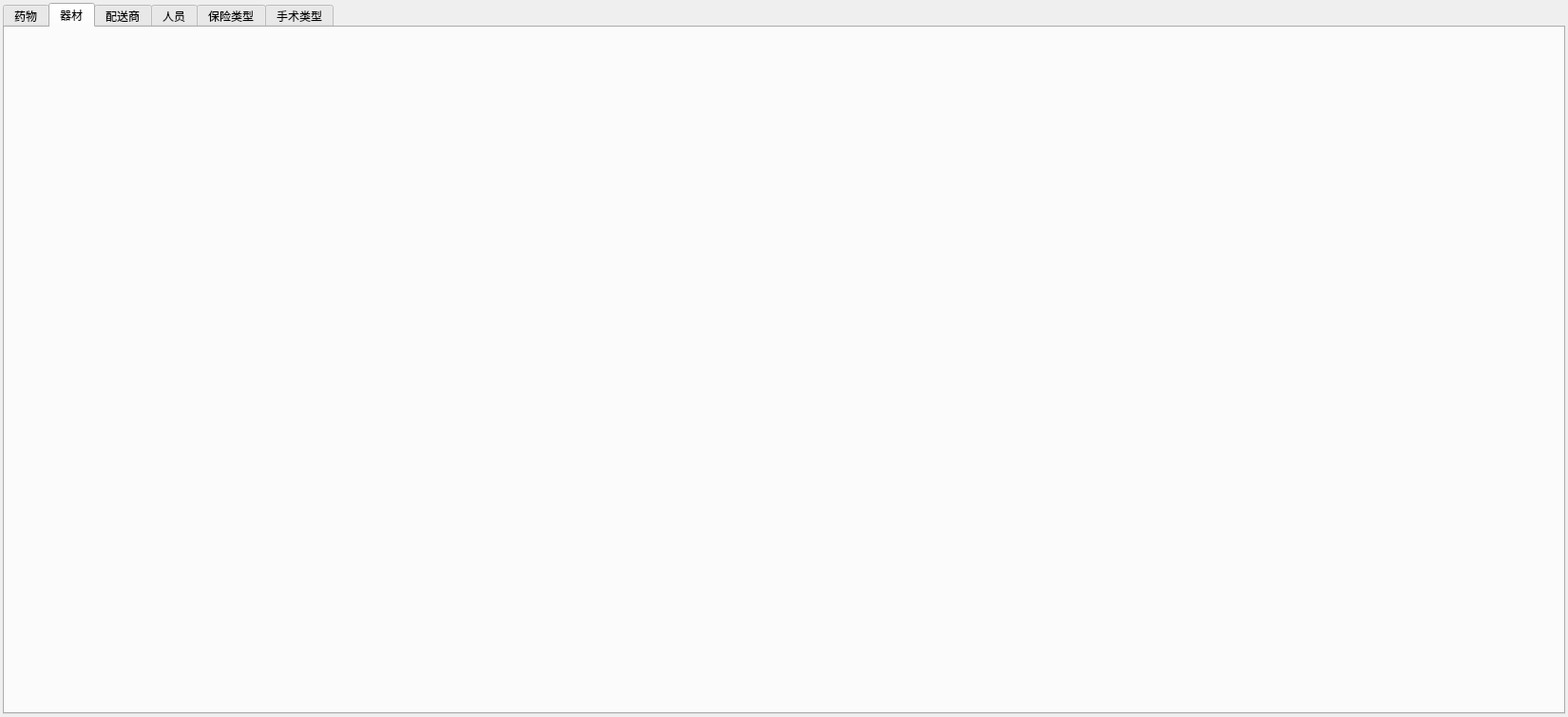
<?xml version="1.0" encoding="UTF-8"?>
<ui version="4.0">
 <class>CWidgetMedTool</class>
 <widget class="QWidget" name="CWidgetMedTool">
  <property name="geometry">
   <rect>
    <x>0</x>
    <y>0</y>
    <width>1650</width>
    <height>755</height>
   </rect>
  </property>
  <property name="sizePolicy">
   <sizepolicy hsizetype="MinimumExpanding" vsizetype="Preferred">
    <horstretch>0</horstretch>
    <verstretch>0</verstretch>
   </sizepolicy>
  </property>
  <property name="minimumSize">
   <size>
    <width>1650</width>
    <height>0</height>
   </size>
  </property>
  <property name="font">
   <font>
    <pointsize>9</pointsize>
   </font>
  </property>
  <property name="windowTitle">
   <string>报告系统管理</string>
  </property>
  <layout class="QVBoxLayout" name="verticalLayout">
   <property name="spacing">
    <number>3</number>
   </property>
   <property name="leftMargin">
    <number>3</number>
   </property>
   <property name="topMargin">
    <number>3</number>
   </property>
   <property name="rightMargin">
    <number>3</number>
   </property>
   <property name="bottomMargin">
    <number>3</number>
   </property>
   <item>
    <widget class="QTabWidget" name="tabWidget">
     <property name="font">
      <font>
       <pointsize>9</pointsize>
      </font>
     </property>
     <property name="currentIndex">
      <number>1</number>
     </property>
     <widget class="QWidget" name="m_tbMed">
      <property name="enabled">
       <bool>true</bool>
      </property>
      <attribute name="title">
       <string>药物</string>
      </attribute>
      <layout class="QVBoxLayout" name="verticalLayout_2"/>
     </widget>
     <widget class="QWidget" name="m_tbTool">
      <attribute name="title">
       <string>器材</string>
      </attribute>
      <layout class="QVBoxLayout" name="verticalLayout_3"/>
     </widget>
     <widget class="QWidget" name="m_tbDistributor">
      <attribute name="title">
       <string>配送商</string>
      </attribute>
      <layout class="QVBoxLayout" name="verticalLayout_4"/>
     </widget>
     <widget class="QWidget" name="m_tbStaff">
      <attribute name="title">
       <string>人员</string>
      </attribute>
      <layout class="QVBoxLayout" name="verticalLayout_9">
       <item>
        <layout class="QHBoxLayout" name="horizontalLayout_2">
         <property name="topMargin">
          <number>0</number>
         </property>
         <item>
          <widget class="QLabel" name="label_10">
           <property name="sizePolicy">
            <sizepolicy hsizetype="Fixed" vsizetype="Preferred">
             <horstretch>0</horstretch>
             <verstretch>0</verstretch>
            </sizepolicy>
           </property>
           <property name="text">
            <string>姓名:</string>
           </property>
          </widget>
         </item>
         <item>
          <widget class="QLineEdit" name="m_lineRYCX"/>
         </item>
         <item>
          <spacer name="horizontalSpacer_5">
           <property name="orientation">
            <enum>Qt::Horizontal</enum>
           </property>
           <property name="sizeType">
            <enum>QSizePolicy::Fixed</enum>
           </property>
           <property name="sizeHint" stdset="0">
            <size>
             <width>100</width>
             <height>20</height>
            </size>
           </property>
          </spacer>
         </item>
         <item>
          <widget class="QPushButton" name="m_btnRYCX">
           <property name="text">
            <string>查询</string>
           </property>
          </widget>
         </item>
        </layout>
       </item>
       <item>
        <widget class="Line" name="line">
         <property name="orientation">
          <enum>Qt::Horizontal</enum>
         </property>
        </widget>
       </item>
       <item>
        <layout class="QGridLayout" name="gridLayout_2">
         <property name="topMargin">
          <number>0</number>
         </property>
         <item row="0" column="1">
          <widget class="QLineEdit" name="m_lineRYMC"/>
         </item>
         <item row="1" column="1">
          <widget class="QLineEdit" name="m_lineRYDH"/>
         </item>
         <item row="0" column="4">
          <widget class="QLineEdit" name="m_lineRYZC"/>
         </item>
         <item row="0" column="3">
          <widget class="QLabel" name="label_11">
           <property name="sizePolicy">
            <sizepolicy hsizetype="Fixed" vsizetype="Preferred">
             <horstretch>0</horstretch>
             <verstretch>0</verstretch>
            </sizepolicy>
           </property>
           <property name="text">
            <string>职称:</string>
           </property>
          </widget>
         </item>
         <item row="1" column="6">
          <widget class="QLabel" name="label_12">
           <property name="sizePolicy">
            <sizepolicy hsizetype="Fixed" vsizetype="Preferred">
             <horstretch>0</horstretch>
             <verstretch>0</verstretch>
            </sizepolicy>
           </property>
           <property name="text">
            <string>年龄:</string>
           </property>
          </widget>
         </item>
         <item row="1" column="3">
          <widget class="QLabel" name="label_13">
           <property name="sizePolicy">
            <sizepolicy hsizetype="Fixed" vsizetype="Preferred">
             <horstretch>0</horstretch>
             <verstretch>0</verstretch>
            </sizepolicy>
           </property>
           <property name="text">
            <string>联系地址:</string>
           </property>
          </widget>
         </item>
         <item row="0" column="9">
          <layout class="QVBoxLayout" name="verticalLayout_7">
           <item>
            <widget class="QPushButton" name="m_btnRYTJ">
             <property name="text">
              <string>添加</string>
             </property>
            </widget>
           </item>
           <item>
            <widget class="QPushButton" name="m_btnRYGX">
             <property name="text">
              <string>更新</string>
             </property>
            </widget>
           </item>
          </layout>
         </item>
         <item row="0" column="8">
          <spacer name="horizontalSpacer_6">
           <property name="orientation">
            <enum>Qt::Horizontal</enum>
           </property>
           <property name="sizeType">
            <enum>QSizePolicy::Fixed</enum>
           </property>
           <property name="sizeHint" stdset="0">
            <size>
             <width>100</width>
             <height>20</height>
            </size>
           </property>
          </spacer>
         </item>
         <item row="0" column="0">
          <widget class="QLabel" name="label_3">
           <property name="sizePolicy">
            <sizepolicy hsizetype="Fixed" vsizetype="Preferred">
             <horstretch>0</horstretch>
             <verstretch>0</verstretch>
            </sizepolicy>
           </property>
           <property name="text">
            <string>姓名:</string>
           </property>
          </widget>
         </item>
         <item row="1" column="4">
          <widget class="QLineEdit" name="m_lineRYDZ"/>
         </item>
         <item row="0" column="5">
          <spacer name="horizontalSpacer_7">
           <property name="orientation">
            <enum>Qt::Horizontal</enum>
           </property>
           <property name="sizeType">
            <enum>QSizePolicy::Fixed</enum>
           </property>
           <property name="sizeHint" stdset="0">
            <size>
             <width>100</width>
             <height>20</height>
            </size>
           </property>
          </spacer>
         </item>
         <item row="0" column="6">
          <widget class="QLabel" name="label_14">
           <property name="sizePolicy">
            <sizepolicy hsizetype="Fixed" vsizetype="Preferred">
             <horstretch>0</horstretch>
             <verstretch>0</verstretch>
            </sizepolicy>
           </property>
           <property name="text">
            <string>性别:</string>
           </property>
          </widget>
         </item>
         <item row="0" column="2">
          <spacer name="horizontalSpacer_8">
           <property name="orientation">
            <enum>Qt::Horizontal</enum>
           </property>
           <property name="sizeType">
            <enum>QSizePolicy::Fixed</enum>
           </property>
           <property name="sizeHint" stdset="0">
            <size>
             <width>100</width>
             <height>20</height>
            </size>
           </property>
          </spacer>
         </item>
         <item row="1" column="0">
          <widget class="QLabel" name="label_4">
           <property name="sizePolicy">
            <sizepolicy hsizetype="Fixed" vsizetype="Preferred">
             <horstretch>0</horstretch>
             <verstretch>0</verstretch>
            </sizepolicy>
           </property>
           <property name="text">
            <string>联系电话:</string>
           </property>
          </widget>
         </item>
         <item row="1" column="9">
          <layout class="QVBoxLayout" name="verticalLayout_8">
           <item>
            <widget class="QPushButton" name="m_btnRYFW">
             <property name="text">
              <string>复位</string>
             </property>
            </widget>
           </item>
           <item>
            <widget class="QPushButton" name="m_btnRYSC">
             <property name="text">
              <string>删除</string>
             </property>
            </widget>
           </item>
          </layout>
         </item>
         <item row="0" column="7">
          <widget class="QComboBox" name="m_cmbRYXB">
           <property name="currentIndex">
            <number>0</number>
           </property>
           <item>
            <property name="text">
             <string>男</string>
            </property>
           </item>
           <item>
            <property name="text">
             <string>女</string>
            </property>
           </item>
          </widget>
         </item>
         <item row="1" column="7">
          <widget class="QSpinBox" name="m_spbRYNL"/>
         </item>
        </layout>
       </item>
       <item>
        <widget class="QTableWidget" name="m_tblwRYLB">
         <property name="toolTip">
          <string>双击编辑</string>
         </property>
         <column>
          <property name="text">
           <string>ID</string>
          </property>
         </column>
         <column>
          <property name="text">
           <string>姓名</string>
          </property>
         </column>
         <column>
          <property name="text">
           <string>职称</string>
          </property>
         </column>
         <column>
          <property name="text">
           <string>年龄</string>
          </property>
         </column>
         <column>
          <property name="text">
           <string>性别</string>
          </property>
         </column>
         <column>
          <property name="text">
           <string>联系电话</string>
          </property>
         </column>
         <column>
          <property name="text">
           <string>联系地址</string>
          </property>
         </column>
        </widget>
       </item>
      </layout>
     </widget>
     <widget class="QWidget" name="m_tabInsurance">
      <attribute name="title">
       <string>保险类型</string>
      </attribute>
      <layout class="QVBoxLayout" name="verticalLayout_14">
       <item>
        <layout class="QHBoxLayout" name="horizontalLayout_4">
         <property name="topMargin">
          <number>0</number>
         </property>
         <item>
          <widget class="QLabel" name="label_26">
           <property name="sizePolicy">
            <sizepolicy hsizetype="Fixed" vsizetype="Preferred">
             <horstretch>0</horstretch>
             <verstretch>0</verstretch>
            </sizepolicy>
           </property>
           <property name="text">
            <string>保险类型:</string>
           </property>
          </widget>
         </item>
         <item>
          <widget class="QLineEdit" name="m_lineBXLXMC"/>
         </item>
         <item>
          <spacer name="horizontalSpacer_16">
           <property name="orientation">
            <enum>Qt::Horizontal</enum>
           </property>
           <property name="sizeType">
            <enum>QSizePolicy::Fixed</enum>
           </property>
           <property name="sizeHint" stdset="0">
            <size>
             <width>100</width>
             <height>20</height>
            </size>
           </property>
          </spacer>
         </item>
         <item>
          <widget class="QLabel" name="label_23">
           <property name="sizePolicy">
            <sizepolicy hsizetype="Fixed" vsizetype="Preferred">
             <horstretch>0</horstretch>
             <verstretch>0</verstretch>
            </sizepolicy>
           </property>
           <property name="text">
            <string>描述:</string>
           </property>
          </widget>
         </item>
         <item>
          <widget class="QLineEdit" name="m_lineBXLXMS"/>
         </item>
         <item>
          <spacer name="horizontalSpacer_14">
           <property name="orientation">
            <enum>Qt::Horizontal</enum>
           </property>
           <property name="sizeType">
            <enum>QSizePolicy::Fixed</enum>
           </property>
           <property name="sizeHint" stdset="0">
            <size>
             <width>100</width>
             <height>20</height>
            </size>
           </property>
          </spacer>
         </item>
         <item>
          <layout class="QVBoxLayout" name="verticalLayout_12">
           <item>
            <widget class="QPushButton" name="m_btnBXLXTJ">
             <property name="text">
              <string>添加</string>
             </property>
            </widget>
           </item>
           <item>
            <widget class="QPushButton" name="m_btnBXLXGX">
             <property name="text">
              <string>更新</string>
             </property>
            </widget>
           </item>
          </layout>
         </item>
         <item>
          <widget class="QPushButton" name="m_btnBXLXFW">
           <property name="text">
            <string>复位</string>
           </property>
          </widget>
         </item>
         <item>
          <widget class="QPushButton" name="m_btnBXLXSC">
           <property name="text">
            <string>删除</string>
           </property>
          </widget>
         </item>
        </layout>
       </item>
       <item>
        <widget class="QTableWidget" name="m_tblwBXLXLB">
         <property name="toolTip">
          <string>双击编辑</string>
         </property>
         <column>
          <property name="text">
           <string>ID</string>
          </property>
         </column>
         <column>
          <property name="text">
           <string>保险类型</string>
          </property>
         </column>
         <column>
          <property name="text">
           <string>描述</string>
          </property>
         </column>
        </widget>
       </item>
      </layout>
     </widget>
     <widget class="QWidget" name="m_tabOperation">
      <attribute name="title">
       <string>手术类型</string>
      </attribute>
      <layout class="QVBoxLayout" name="verticalLayout_15">
       <item>
        <layout class="QHBoxLayout" name="horizontalLayout_5">
         <property name="topMargin">
          <number>0</number>
         </property>
         <item>
          <widget class="QLabel" name="label_27">
           <property name="sizePolicy">
            <sizepolicy hsizetype="Fixed" vsizetype="Preferred">
             <horstretch>0</horstretch>
             <verstretch>0</verstretch>
            </sizepolicy>
           </property>
           <property name="text">
            <string>手术类型:</string>
           </property>
          </widget>
         </item>
         <item>
          <widget class="QLineEdit" name="m_lineSSLXMC"/>
         </item>
         <item>
          <spacer name="horizontalSpacer_15">
           <property name="orientation">
            <enum>Qt::Horizontal</enum>
           </property>
           <property name="sizeType">
            <enum>QSizePolicy::Fixed</enum>
           </property>
           <property name="sizeHint" stdset="0">
            <size>
             <width>100</width>
             <height>20</height>
            </size>
           </property>
          </spacer>
         </item>
         <item>
          <layout class="QVBoxLayout" name="verticalLayout_13">
           <item>
            <widget class="QPushButton" name="m_btnSSLXTJ">
             <property name="text">
              <string>添加</string>
             </property>
            </widget>
           </item>
           <item>
            <widget class="QPushButton" name="m_btnSSLXGX">
             <property name="text">
              <string>更新</string>
             </property>
            </widget>
           </item>
          </layout>
         </item>
         <item>
          <widget class="QPushButton" name="m_btnSSLXFW">
           <property name="text">
            <string>复位</string>
           </property>
          </widget>
         </item>
         <item>
          <widget class="QPushButton" name="m_btnSSLXSC">
           <property name="text">
            <string>删除</string>
           </property>
          </widget>
         </item>
        </layout>
       </item>
       <item>
        <widget class="QTableWidget" name="m_tblwSSLXLB">
         <property name="font">
          <font>
           <pointsize>9</pointsize>
          </font>
         </property>
         <property name="toolTip">
          <string>双击编辑</string>
         </property>
         <column>
          <property name="text">
           <string>ID</string>
          </property>
         </column>
         <column>
          <property name="text">
           <string>手术类型</string>
          </property>
         </column>
        </widget>
       </item>
      </layout>
     </widget>
    </widget>
   </item>
  </layout>
 </widget>
 <resources/>
 <connections/>
</ui>
